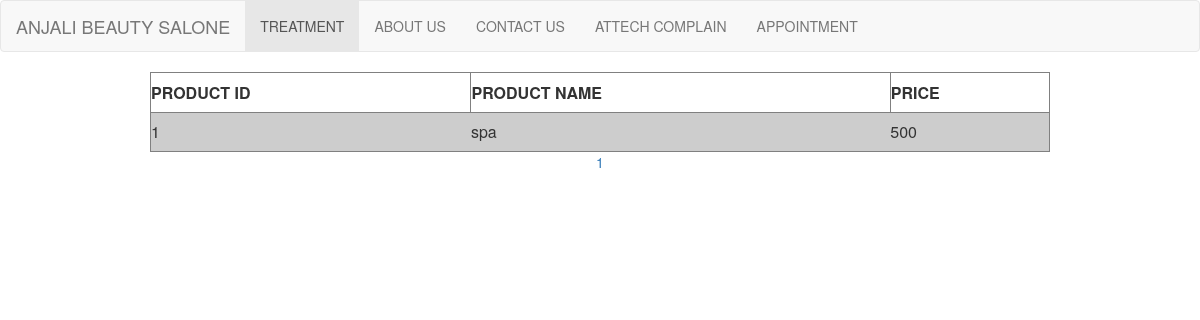
/displayt.php, run on the app's committed database.
### tables this page shows
CREATE TABLE IF NOT EXISTS `treatment` (
  `p_id` int(11) NOT NULL AUTO_INCREMENT,
  `T_NAME` varchar(10) NOT NULL,
  `T_PRICE` int(10) NOT NULL,
  `status` int(1) NOT NULL,
  PRIMARY KEY (`p_id`)
);

### displayt.php (the view, shortened to what this page needs)
<html lang="en" >
<head>
  <link rel="stylesheet" href="./CSS/pages.css">
  <link rel="stylesheet" href="https://maxcdn.bootstrapcdn.com/bootstrap/3.4.1/css/bootstrap.min.css">
</head>
<body>
<nav class="navbar navbar-default">
  <div class="container-fluid">
    <div class="navbar-header">
      <a class="navbar-brand" href="DASHBORD.php">ANJALI BEAUTY SALONE</a>
    </div>
    <ul class="nav navbar-nav">
      <li class="active"><a href="displayt.php">TREATMENT</a></li>
      <li><a href="aboutus.php">ABOUT US</a></li>
        <li><a href="contactus.php">CONTACT US </a></li>
        <li><a href="complain.php">ATTECH COMPLAIN</a></li>
        <li><a href="appointment.php">APPOINTMENT</a></li>
    </ul>
  </div>
</nav>
</body>
</html>
					<?php
include("./connect.php");
            $result1 = mysqli_query($conn,"SELECT * FROM treatment");
            $limit = 15;
            $total_rows = mysqli_num_rows($result1);
            $total_pages = ceil ($total_rows / $limit);
            if (!isset ($_GET['page']) ) {
              $page_number = 1;
            } else {
              $page_number = $_GET['page'];
            }
            $initial_page = ($page_number-1) * $limit;
            $sql = "SELECT * FROM treatment where Status=1 LIMIT  $initial_page,$limit";
            $result = $conn->query($sql);
            if ($result->num_rows > 0) {
              echo "<table border=1 id='display' align='center'>
              <tr>
              <th> PRODUCT ID </th>
              <th> PRODUCT NAME </th>
              <th> PRICE </th>
              </tr>";
              while($row = $result->fetch_assoc()) {
                echo "<tr><td>".$row['p_id']."</td><td>".$row['T_NAME']."</td><td>".$row['T_PRICE']."</td>
                      </tr>";
              }
              echo "</table>";
            } else {
              echo "0 results";
            }
            for($page_number = 1; $page_number<= $total_pages; $page_number++) {
              echo '<a href = "displaytreatment.php?page=' . $page_number . '">' . $page_number . ' </a>';
            }
            ?>

### CSS/pages.css (style rules this page uses)
body { background-size:120%; background-image: url("../IMAGE/bg-3.jpg"); }
#display { width: 75%; height: 10%; }
body { margin: 0; padding: 0; display: flex; flex-direction: column; min-height: 100vh; }
table { border-collapse: collapse; width: 100%; }
th, td { padding: 8px; text-align: left; }
tbody tr:nth-child(even) { background-color: rgb(205, 205, 205); }
td { border: 0px solid #28b4fb; }

### displayt.php (style rules this page uses)
body { background-size:120%; margin: 0px; padding: 0; background: #28231f; text-align: center; background-size:cover; background-image: url("./IMAGE/bg-3.jpg"); animation:pan 6s infinite alternate linear; }

### data on the page
treatment: p_id "1", T_NAME "spa", T_PRICE "500"
